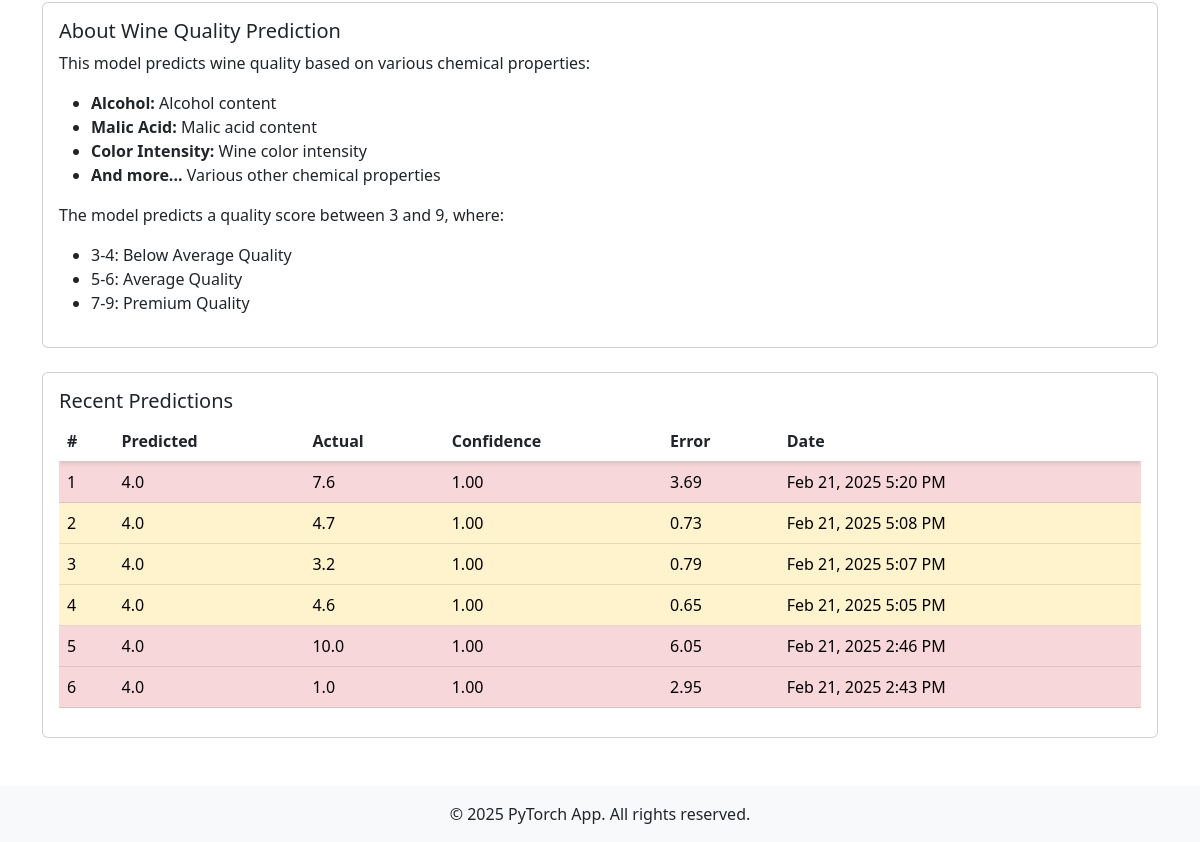
Before: /wine-quality/ (lower part) with the older database file.
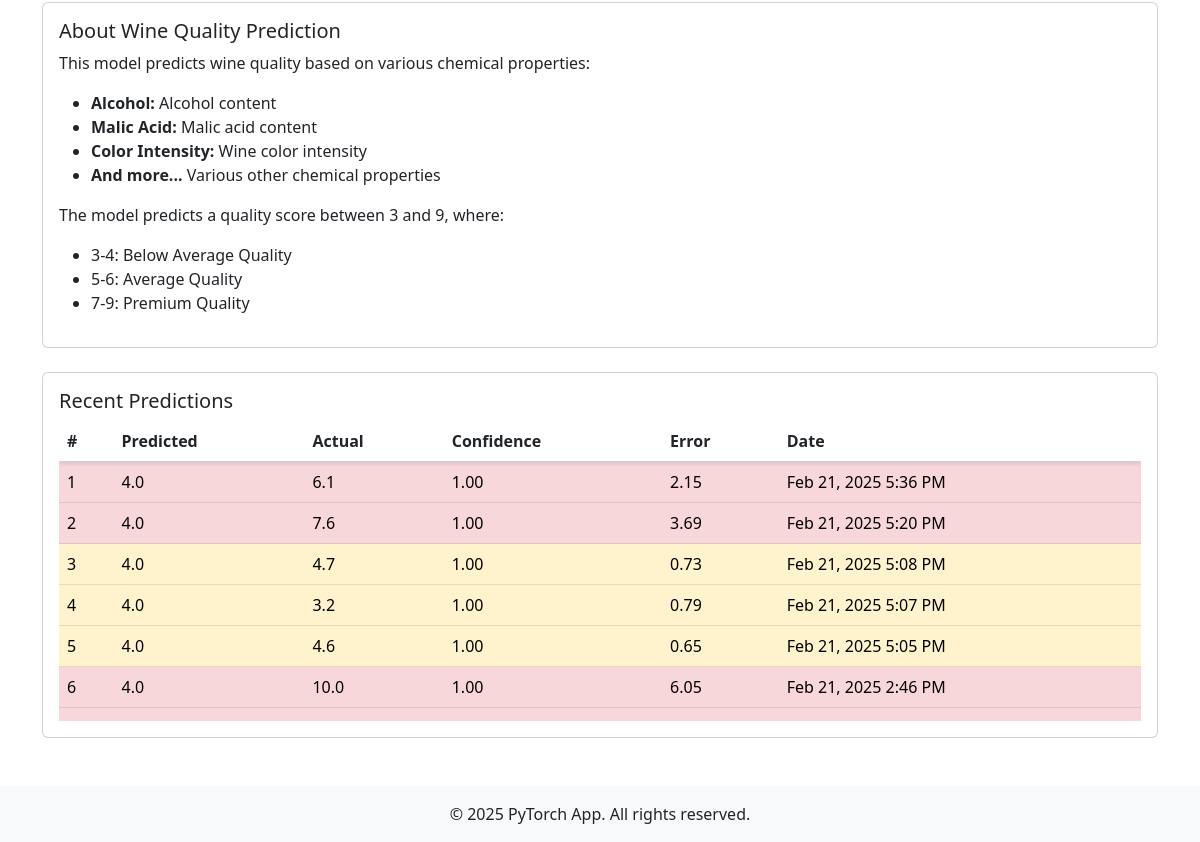
After: the same page with the newer database file.
### wine_quality/models.py (models this page shows, shortened)
class WineQuality(models.Model):
    alcohol = models.FloatField()
    malic_acid = models.FloatField()
    ash = models.FloatField()
    alcalinity_of_ash = models.FloatField()
    magnesium = models.FloatField()
    total_phenols = models.FloatField()
    flavanoids = models.FloatField()
    nonflavanoid_phenols = models.FloatField()
    proanthocyanins = models.FloatField()
    color_intensity = models.FloatField()
    hue = models.FloatField()
    od280_od315 = models.FloatField(verbose_name='OD280/OD315')
    proline = models.FloatField()
    predicted_quality = models.FloatField(null=True)
    actual_quality = models.FloatField()
    prediction_confidence = models.FloatField(null=True)
    created_at = models.DateTimeField(auto_now_add=True)
    class Meta:
        verbose_name_plural = "Wine Quality Predictions"

### wine_quality/views.py (the view)
# urls.py: path('', views.wine_quality_view, name='predict'),
def wine_quality_view(request):
    predictions = WineQuality.objects.order_by('-created_at')[:10]
    wine = load_wine()
    test_data = []
    stats = {
        'total_samples': len(wine.data),
        'quality_ranges': {
            'Premium (7-9)': 0,
            'Average (5-6)': 0,
            'Below Average (3-4)': 0
        }
    }
    for i in range(30):  # Increased from 5 to 30 samples
        quality = round(np.random.uniform(3, 9), 1)  # Round to 1 decimal place
        if quality >= 7:
            stats['quality_ranges']['Premium (7-9)'] += 1
        elif quality >= 5:
            stats['quality_ranges']['Average (5-6)'] += 1
        else:
            stats['quality_ranges']['Below Average (3-4)'] += 1
        row = {
            'alcohol': wine.data[i][0],
            'malic_acid': wine.data[i][1],
            'ash': wine.data[i][2],
            'alcalinity_of_ash': wine.data[i][3],
            'magnesium': wine.data[i][4],
            'total_phenols': wine.data[i][5],
            'flavanoids': wine.data[i][6],
            'nonflavanoid_phenols': wine.data[i][7],
            'proanthocyanins': wine.data[i][8],
            'color_intensity': wine.data[i][9],
            'hue': wine.data[i][10],
            'od280_od315': wine.data[i][11],
            'proline': wine.data[i][12],
            'actual_quality': quality,
            'quality_class': 'Premium' if quality >= 7 else 'Average' if quality >= 5 else 'Below Average'
        }
        test_data.append(row)
    test_data.sort(key=lambda x: x['actual_quality'], reverse=True)
    if request.method == 'POST':
        form = WineQualityForm(request.POST)
        if form.is_valid():
            wine = form.save(commit=False)
            features = np.array([[
                wine.alcohol, wine.malic_acid, wine.ash,
                wine.alcalinity_of_ash, wine.magnesium,
                wine.total_phenols, wine.flavanoids,
                wine.nonflavanoid_phenols, wine.proanthocyanins,
                wine.color_intensity, wine.hue,
                wine.od280_od315, wine.proline
            ]])
            scaler = StandardScaler()
            features_scaled = scaler.fit_transform(features)
            model = WineQualityRegressor.load_from_checkpoint(MODEL_PATH)
            model.eval()
            with torch.no_grad():
                X = torch.FloatTensor(features_scaled)
                mean_pred, std_pred = model.predict_with_uncertainty(X)
                wine.predicted_quality = mean_pred.item()
                wine.prediction_confidence = 1 - std_pred.item()
            wine.save()
            messages.success(request, 'Wine quality prediction made successfully!')
            prediction = {
                'predicted_quality': wine.predicted_quality,
                'features': {
                    'alcohol': wine.alcohol,
                    'malic_acid': wine.malic_acid,
                    'ash': wine.ash,
                    'alcalinity_of_ash': wine.alcalinity_of_ash,
                    'magnesium': wine.magnesium,
                    'total_phenols': wine.total_phenols,
                    'flavanoids': wine.flavanoids,
                    'nonflavanoid_phenols': wine.nonflavanoid_phenols,
                    'proanthocyanins': wine.proanthocyanins,
                    'color_intensity': wine.color_intensity,
                    'hue': wine.hue,
                    'od280_od315': wine.od280_od315,
                    'proline': wine.proline
                },
                'error': abs(wine.predicted_quality - wine.actual_quality)
            }
            return render(request, 'pages/wine_quality/predict.html', {
                'form': form,
                'predictions': predictions,
                'test_data': test_data,
                'prediction': prediction,
                'stats': stats
            })
    else:
        form = WineQualityForm()
    return render(request, 'pages/wine_quality/predict.html', {
        'form': form,
        'predictions': predictions,
        'test_data': test_data,
        'stats': stats
    })

### wine_quality/templatetags/wine_quality_extras.py (called while the page is built)
@register.filter
def subtract(value, arg):
    try:
        return float(value) - float(arg)
    except (ValueError, TypeError):
        return ''

@register.filter
def absolute(value):
    try:
        return abs(float(value))
    except (ValueError, TypeError):
        return ''

### templates/pages/wine_quality/predict.html (shortened to what this page needs)
{% extends 'base.html' %}
{% load wine_quality_extras %}
{% load tz %}
{% block content %}
<div class="row">
    <div class="col-12">
        <div class="mt-4">
            <div class="card">
                <div class="card-body">
                    <h5 class="card-title">About Wine Quality Prediction</h5>
                    <p>This model predicts wine quality based on various chemical properties:</p>
                    <ul>
                        <li><strong>Alcohol:</strong> Alcohol content</li>
                        <li><strong>Malic Acid:</strong> Malic acid content</li>
                        <li><strong>Color Intensity:</strong> Wine color intensity</li>
                        <li><strong>And more...</strong> Various other chemical properties</li>
                    </ul>
                    <p>The model predicts a quality score between 3 and 9, where:</p>
                    <ul>
                        <li>3-4: Below Average Quality</li>
                        <li>5-6: Average Quality</li>
                        <li>7-9: Premium Quality</li>
                    </ul>
                </div>
            </div>
        </div>
        <div class="mt-4">
            <div class="card">
                <div class="card-body">
                    <h5 class="card-title">Recent Predictions</h5>
                    <div class="table-responsive" style="max-height: 300px; overflow-y: auto;">
                        <table class="table">
                            <thead class="sticky-top bg-white">
                                <tr>
                                    <th>#</th>
                                    <th>Predicted</th>
                                    <th>Actual</th>
                                    <th>Confidence</th>
                                    <th>Error</th>
                                    <th>Date</th>
                                </tr>
                            </thead>
                            <tbody>
                                {% for pred in predictions %}
                                <tr class="{% if pred.predicted_quality|subtract:pred.actual_quality|absolute < 0.5 %}table-success{% elif pred.predicted_quality|subtract:pred.actual_quality|absolute < 1.0 %}table-warning{% else %}table-danger{% endif %}">
                                    <td>{{ forloop.counter }}</td>
                                    <td>{{ pred.predicted_quality|floatformat:1 }}</td>
                                    <td>{{ pred.actual_quality|floatformat:1 }}</td>
                                    <td>{{ pred.prediction_confidence|floatformat:2 }}</td>
                                    <td>{{ pred.predicted_quality|subtract:pred.actual_quality|absolute|floatformat:2 }}</td>
                                    <td>{{ pred.created_at|timezone:"America/Los_Angeles"|date:"M d, Y g:i A" }}</td>
                                </tr>
                                {% endfor %}
                            </tbody>
                        </table>
                    </div>
                </div>
            </div>
        </div>
    </div>
</div>
{% endblock %}

Changed rows visible on the page:
no longer on this page (row unchanged): WineQuality: predicted_quality "4.0", actual_quality "1.0", prediction_confidence "1.00", predicted_quality|subtract "2.95", created_at "Feb 21, 2025 2:43 PM"
added WineQuality: predicted_quality "4.0", actual_quality "6.1", prediction_confidence "1.00", predicted_quality|subtract "2.15", created_at "Feb 21, 2025 5:36 PM"
